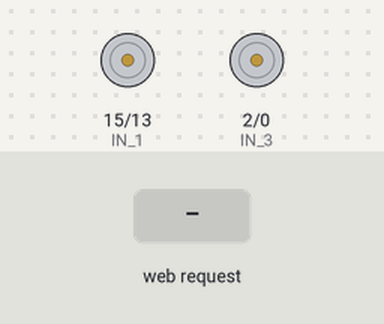
This sketch was run on a simulated ESP8266 (NodeMCU). Shown: motor-driver pin pairs drawn as motors (green arrow = first pin HIGH = forward, orange = second pin HIGH = backward, longer = more drive, scaled by the enable pin). The inputs (shaded band) are chosen by the test bench. What the sketch prints to the serial monitor is not drawn.

Above: at 1.2 s.
1.3 s: HTTP request GET /?State=F received
At 2.3 s:
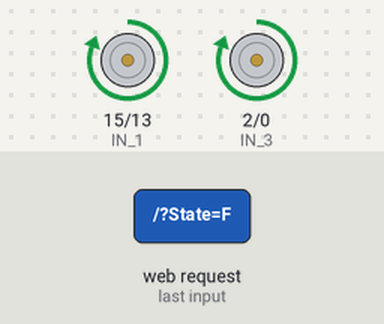
2.8 s: HTTP request GET /?State=B received
At 3.4 s:
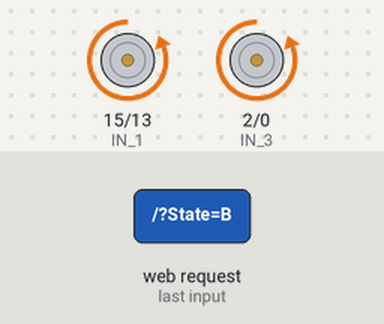
4.3 s: HTTP request GET /?State=L received
At 4.6 s:
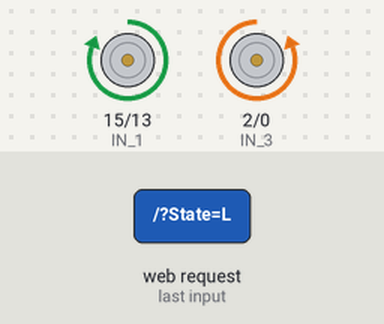
5.8 s: HTTP request GET /?State=R received
At 6.9 s:
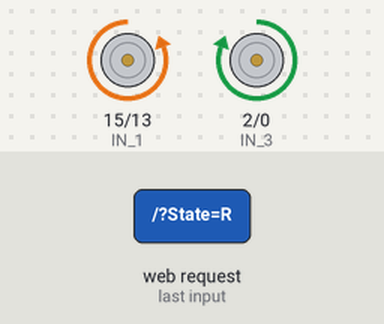
Timing chart, 0 to 8.3 s (numbered marks = the images above; inputs shaded):
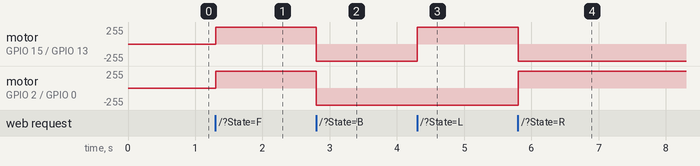

The sketch:

Ko-mecanum.ino
```cpp
#include <ESP8266WiFi.h>
#include <WiFiClient.h>
#include <ESP8266WebServer.h>

String command;
int speedCar = 800;

const char* ssid = "A1 K58 TT";
const char* password = "11111111";
ESP8266WebServer server(80);

#define ENA 14
#define ENB 12
#define IN_1 15 // motor 1 va 2 nam ben phai
#define IN_2 13
#define IN_3 2 // motor 3 va 4 nam ben trai
#define IN_4 0

void setup() {
  pinMode(ENA, OUTPUT);
  pinMode(ENB, OUTPUT);
  pinMode(IN_1, OUTPUT);
  pinMode(IN_2, OUTPUT);
  pinMode(IN_3, OUTPUT);
  pinMode(IN_4, OUTPUT);

  Serial.begin(115200);

  // Connecting WiFi
  WiFi.mode(WIFI_AP);
  WiFi.softAP(ssid,password);


  IPAddress myIP = WiFi.softAPIP();
  Serial.print("AP IP address: ");
  Serial.println(myIP);

  // Starting WEB-server
  server.on("/", HTTP_handleRoot);
  server.onNotFound(HTTP_handleRoot);
  server.begin();
}

void goBack(){

      digitalWrite(IN_1, LOW);
      digitalWrite(IN_2, HIGH);
      analogWrite(ENA, speedCar);

      digitalWrite(IN_3, LOW);
      digitalWrite(IN_4, HIGH);
      analogWrite(ENB, speedCar);
  }

void goAhead(){

      digitalWrite(IN_1, HIGH);
      digitalWrite(IN_2, LOW);
      analogWrite(ENA, speedCar);

      digitalWrite(IN_3, HIGH);
      digitalWrite(IN_4, LOW);
      analogWrite(ENB, speedCar);
  }

void goRight(){

      digitalWrite(IN_1, LOW);
      digitalWrite(IN_2, HIGH);
      analogWrite(ENA, speedCar);

      digitalWrite(IN_3, HIGH);
      digitalWrite(IN_4, LOW);
      analogWrite(ENB, speedCar);
  }

void goLeft(){

      digitalWrite(IN_1,HIGH);
      digitalWrite(IN_2, LOW);
      analogWrite(ENA, speedCar);

      digitalWrite(IN_3, LOW);
      digitalWrite(IN_4, HIGH);
      analogWrite(ENB, speedCar);
  }


void stopRobot(){

      digitalWrite(IN_1, LOW);
      digitalWrite(IN_2, LOW);
      analogWrite(ENA, speedCar);

      digitalWrite(IN_3, LOW);
      digitalWrite(IN_4, LOW);
      analogWrite(ENB, speedCar);
 }

void loop() {
    server.handleClient();

      command = server.arg("State");
      if (command == "F") goAhead();
      else if (command == "B") goBack();
      else if (command == "L") goLeft();
      else if (command == "R") goRight();

      else if (command == "0") speedCar = 210;
      else if (command == "1") speedCar = 215;
      else if (command == "2") speedCar = 220;
      else if (command == "3") speedCar = 225;
      else if (command == "4") speedCar = 230;
      else if (command == "5") speedCar = 235;
      else if (command == "6") speedCar = 240;
      else if (command == "7") speedCar = 245;
      else if (command == "8") speedCar = 250;
      else if (command == "9") speedCar = 255 ;
      else if (command == "S") stopRobot();
}

void HTTP_handleRoot(void) {
  String html = "<!DOCTYPE html>";
  html += "<html>";
  html += "<head>";
  html += "<title>Tank Control</title>";
  html += "<script>";
  html += "var xhr = new XMLHttpRequest();";
  html += "function sendCommand(command) {";
  html += "xhr.open('GET', '/?State=' + command, true);";
  html += "xhr.send();";
  html += "}";
  html += "function startCommand(command) {";
  html += "sendCommand(command);";
  html += "repeatCommand = setInterval(function () {";
  html += "sendCommand(command);";
  html += "}, 100);";
  html += "}";
  html += "function stopCommand() {";
  html += "clearInterval(repeatCommand);";
  html += "sendCommand('S');";
  html += "}";
  html += "function updateSpeed() {";
  html += "var speedSlider = document.getElementById('speedSlider');";
  html += "var speedValue = speedSlider.value;";
  html += "document.getElementById('speedLabel').innerHTML = 'Speed: ' + speedValue;";
  html += "sendCommand(speedValue);";
  html += "}";
  html += "function speedUp() {";
  html += "var speedSlider = document.getElementById('speedSlider');";
  html += "speedSlider.stepUp();";
  html += "updateSpeed();";
  html += "}";
  html += "function speedDown() {";
  html += "var speedSlider = document.getElementById('speedSlider');";
  html += "speedSlider.stepDown();";
  html += "updateSpeed();";
  html += "}";
  html += "function resetSpeed() {";
  html += "var speedSlider = document.getElementById('speedSlider');";
  html += "speedSlider.value = 800;"; // Set it to your default speed
  html += "updateSpeed();";
  html += "}";
  html += "</script>";
  html += "</head>";
  html += "<body>";
  html += "<h1>Tank Control</h1>";
  html += "<p id='speedLabel'>Speed: 6</p>";
  html += "<input type='range' id='speedSlider' min='1' max='9' step='1' value='5' oninput='updateSpeed()' />";
  html += "<br />";
  html += "<button onmousedown='startCommand(\"B\")' onmouseup='stopCommand()' ontouchstart='startCommand(\"B\")' ontouchend='stopCommand()'>Forward</button>";
  html += "<button onmousedown='startCommand(\"F\")' onmouseup='stopCommand()' ontouchstart='startCommand(\"F\")' ontouchend='stopCommand()'>Backward</button>";
  html += "<button onmousedown='startCommand(\"R\")' onmouseup='stopCommand()' ontouchstart='startCommand(\"R\")' ontouchend='stopCommand()'>Left</button>";
  html += "<button onmousedown='startCommand(\"L\")' onmouseup='stopCommand()' ontouchstart='startCommand(\"L\")' ontouchend='stopCommand()'>Right</button>";
  html += "<button onclick='speedUp()'>Speed Up</button>";
  html += "<button onclick='speedDown()'>Speed Down</button>";
  html += "<button onclick='resetSpeed()'>Reset Speed</button>";
  html += "<button onmousedown='stopCommand()' onmouseup='stopCommand()' ontouchstart='stopCommand()' ontouchend='stopCommand()'>Stop</button>";
  html += "</body>";
  html += "</html>";

  server.send(200, "text/html", html);
  delay(1);
}
```

Measured:
- after the input at 1.3 s, motor on GPIO 15 (IN_1) / GPIO 13 (IN_2), motor on GPIO 2 (IN_3) / GPIO 0 (IN_4): stopped → forward 255/255 at once
- after the input at 2.8 s, motor on GPIO 15 (IN_1) / GPIO 13 (IN_2), motor on GPIO 2 (IN_3) / GPIO 0 (IN_4): forward 255/255 → backward 255/255 at once
- after the input at 4.3 s, motor on GPIO 15 (IN_1) / GPIO 13 (IN_2): backward 255/255 → forward 255/255 at once
- after the input at 5.8 s, motor on GPIO 15 (IN_1) / GPIO 13 (IN_2): forward 255/255 → backward 255/255 at once; motor on GPIO 2 (IN_3) / GPIO 0 (IN_4): backward 255/255 → forward 255/255 at once
